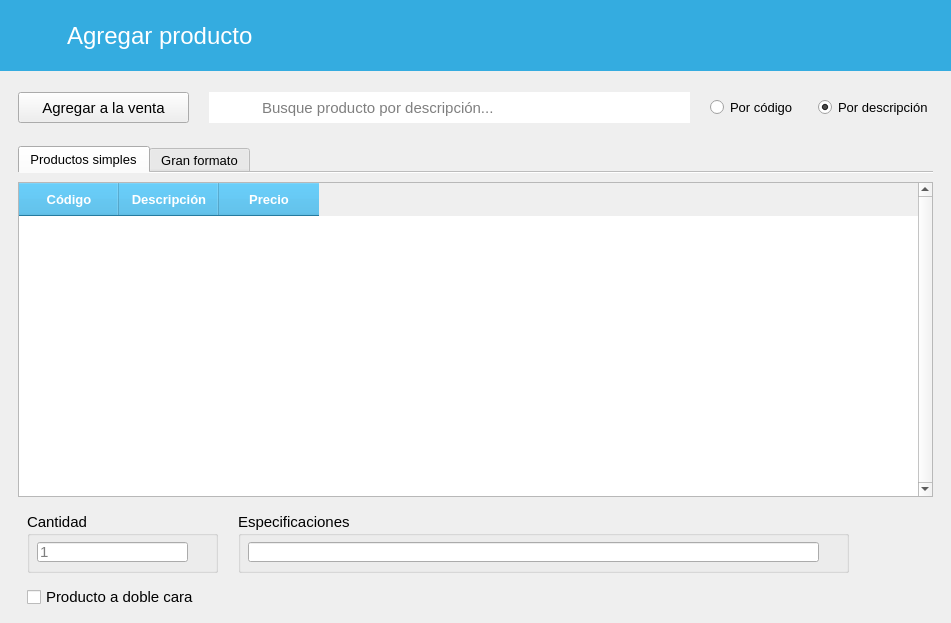
<?xml version="1.0" encoding="UTF-8"?>
<ui version="4.0">
 <class>AgregarProducto</class>
 <widget class="QMainWindow" name="AgregarProducto">
  <property name="windowModality">
   <enum>Qt::ApplicationModal</enum>
  </property>
  <property name="geometry">
   <rect>
    <x>0</x>
    <y>0</y>
    <width>951</width>
    <height>623</height>
   </rect>
  </property>
  <property name="windowTitle">
   <string>MainWindow</string>
  </property>
  <property name="windowIcon">
   <iconset resource="../../resources.qrc">
    <normaloff>:/img/icon.ico</normaloff>:/img/icon.ico</iconset>
  </property>
  <widget class="QWidget" name="centralwidget">
   <layout class="QVBoxLayout" name="verticalLayout_5">
    <property name="leftMargin">
     <number>0</number>
    </property>
    <property name="topMargin">
     <number>0</number>
    </property>
    <property name="rightMargin">
     <number>0</number>
    </property>
    <property name="bottomMargin">
     <number>0</number>
    </property>
    <item>
     <widget class="QFrame" name="frame">
      <property name="sizePolicy">
       <sizepolicy hsizetype="Expanding" vsizetype="Preferred">
        <horstretch>0</horstretch>
        <verstretch>0</verstretch>
       </sizepolicy>
      </property>
      <property name="font">
       <font>
        <family>MS Shell Dlg 2</family>
       </font>
      </property>
      <property name="styleSheet">
       <string notr="true">background-color: rgb(52, 172, 224);</string>
      </property>
      <property name="frameShadow">
       <enum>QFrame::Raised</enum>
      </property>
      <layout class="QVBoxLayout" name="verticalLayout_2">
       <property name="spacing">
        <number>0</number>
       </property>
       <property name="leftMargin">
        <number>0</number>
       </property>
       <property name="topMargin">
        <number>0</number>
       </property>
       <property name="rightMargin">
        <number>0</number>
       </property>
       <property name="bottomMargin">
        <number>0</number>
       </property>
       <item>
        <widget class="QFrame" name="frame_4">
         <property name="sizePolicy">
          <sizepolicy hsizetype="Maximum" vsizetype="Preferred">
           <horstretch>0</horstretch>
           <verstretch>0</verstretch>
          </sizepolicy>
         </property>
         <property name="font">
          <font>
           <family>MS Shell Dlg 2</family>
          </font>
         </property>
         <property name="styleSheet">
          <string notr="true">QFrame { border:none; }
background-color: rgb(52, 172, 224);</string>
         </property>
         <property name="frameShadow">
          <enum>QFrame::Raised</enum>
         </property>
         <layout class="QHBoxLayout" name="horizontalLayout">
          <property name="spacing">
           <number>15</number>
          </property>
          <property name="leftMargin">
           <number>20</number>
          </property>
          <property name="topMargin">
           <number>15</number>
          </property>
          <property name="rightMargin">
           <number>20</number>
          </property>
          <property name="bottomMargin">
           <number>15</number>
          </property>
          <item>
           <widget class="QPushButton" name="btRegresar">
            <property name="cursor">
             <cursorShape>PointingHandCursor</cursorShape>
            </property>
            <property name="styleSheet">
             <string notr="true">QPushButton {
        background-color: transparent;
        border: none;
        padding: 0px;
    }
    QPushButton:hover {
        background-color: rgba(255, 255, 255, 0);
    }
    QPushButton:pressed {
        background-color: rgba(255, 255, 255, 0);
    }</string>
            </property>
            <property name="icon">
             <iconset resource="../../resources.qrc">
              <normaloff>:/img/resources/images/leftarrow.png</normaloff>:/img/resources/images/leftarrow.png</iconset>
            </property>
            <property name="iconSize">
             <size>
              <width>40</width>
              <height>40</height>
             </size>
            </property>
            <property name="flat">
             <bool>true</bool>
            </property>
           </widget>
          </item>
          <item>
           <widget class="QLabel" name="label">
            <property name="minimumSize">
             <size>
              <width>201</width>
              <height>41</height>
             </size>
            </property>
            <property name="font">
             <font>
              <family>MS Shell Dlg 2</family>
              <pointsize>18</pointsize>
             </font>
            </property>
            <property name="styleSheet">
             <string notr="true">color: rgb(255, 255, 255);</string>
            </property>
            <property name="text">
             <string>Agregar producto</string>
            </property>
           </widget>
          </item>
         </layout>
        </widget>
       </item>
      </layout>
     </widget>
    </item>
    <item>
     <widget class="QFrame" name="frame_5">
      <property name="font">
       <font>
        <family>MS Shell Dlg 2</family>
       </font>
      </property>
      <property name="frameShadow">
       <enum>QFrame::Raised</enum>
      </property>
      <layout class="QHBoxLayout" name="horizontalLayout_4">
       <property name="spacing">
        <number>20</number>
       </property>
       <property name="leftMargin">
        <number>18</number>
       </property>
       <property name="topMargin">
        <number>15</number>
       </property>
       <property name="rightMargin">
        <number>18</number>
       </property>
       <property name="bottomMargin">
        <number>8</number>
       </property>
       <item>
        <widget class="QFrame" name="frame_7">
         <property name="font">
          <font>
           <family>MS Shell Dlg 2</family>
          </font>
         </property>
         <property name="frameShadow">
          <enum>QFrame::Raised</enum>
         </property>
         <layout class="QHBoxLayout" name="horizontalLayout_2">
          <property name="spacing">
           <number>0</number>
          </property>
          <property name="leftMargin">
           <number>0</number>
          </property>
          <property name="topMargin">
           <number>0</number>
          </property>
          <property name="rightMargin">
           <number>0</number>
          </property>
          <property name="bottomMargin">
           <number>0</number>
          </property>
          <item>
           <widget class="QPushButton" name="btAgregar">
            <property name="minimumSize">
             <size>
              <width>171</width>
              <height>31</height>
             </size>
            </property>
            <property name="font">
             <font>
              <family>MS Shell Dlg 2</family>
              <pointsize>11</pointsize>
             </font>
            </property>
            <property name="text">
             <string>Agregar a la venta</string>
            </property>
            <property name="icon">
             <iconset resource="../../resources.qrc">
              <normaloff>:/img/resources/images/accept.png</normaloff>:/img/resources/images/accept.png</iconset>
            </property>
           </widget>
          </item>
         </layout>
        </widget>
       </item>
       <item>
        <widget class="QFrame" name="frame_8">
         <property name="sizePolicy">
          <sizepolicy hsizetype="Expanding" vsizetype="Preferred">
           <horstretch>0</horstretch>
           <verstretch>0</verstretch>
          </sizepolicy>
         </property>
         <property name="font">
          <font>
           <family>MS Shell Dlg 2</family>
          </font>
         </property>
         <property name="frameShadow">
          <enum>QFrame::Raised</enum>
         </property>
         <layout class="QHBoxLayout" name="horizontalLayout_3">
          <property name="spacing">
           <number>0</number>
          </property>
          <property name="leftMargin">
           <number>0</number>
          </property>
          <property name="topMargin">
           <number>0</number>
          </property>
          <property name="rightMargin">
           <number>0</number>
          </property>
          <property name="bottomMargin">
           <number>0</number>
          </property>
          <item>
           <widget class="QLabel" name="label_2">
            <property name="minimumSize">
             <size>
              <width>51</width>
              <height>31</height>
             </size>
            </property>
            <property name="maximumSize">
             <size>
              <width>51</width>
              <height>31</height>
             </size>
            </property>
            <property name="font">
             <font>
              <family>MS Shell Dlg 2</family>
             </font>
            </property>
            <property name="styleSheet">
             <string notr="true">image: url(:/img/resources/images/magnifier.png);
background-color: rgb(255, 255, 255);</string>
            </property>
            <property name="text">
             <string/>
            </property>
           </widget>
          </item>
          <item>
           <widget class="QLineEdit" name="searchBar">
            <property name="minimumSize">
             <size>
              <width>0</width>
              <height>31</height>
             </size>
            </property>
            <property name="maximumSize">
             <size>
              <width>16777215</width>
              <height>31</height>
             </size>
            </property>
            <property name="font">
             <font>
              <family>MS Shell Dlg 2</family>
              <pointsize>11</pointsize>
             </font>
            </property>
            <property name="frame">
             <bool>false</bool>
            </property>
            <property name="placeholderText">
             <string>Busque producto por descripción...</string>
            </property>
           </widget>
          </item>
         </layout>
        </widget>
       </item>
       <item alignment="Qt::AlignRight">
        <widget class="QRadioButton" name="btCodigo">
         <property name="font">
          <font>
           <family>MS Shell Dlg 2</family>
           <pointsize>10</pointsize>
          </font>
         </property>
         <property name="text">
          <string>Por código</string>
         </property>
         <property name="checked">
          <bool>false</bool>
         </property>
         <attribute name="buttonGroup">
          <string notr="true">groupFiltro</string>
         </attribute>
        </widget>
       </item>
       <item alignment="Qt::AlignRight">
        <widget class="QRadioButton" name="btDescripcion">
         <property name="font">
          <font>
           <family>MS Shell Dlg 2</family>
           <pointsize>10</pointsize>
          </font>
         </property>
         <property name="text">
          <string>Por descripción</string>
         </property>
         <property name="checked">
          <bool>true</bool>
         </property>
         <attribute name="buttonGroup">
          <string notr="true">groupFiltro</string>
         </attribute>
        </widget>
       </item>
      </layout>
     </widget>
    </item>
    <item>
     <widget class="QFrame" name="frame_2">
      <property name="sizePolicy">
       <sizepolicy hsizetype="Expanding" vsizetype="Expanding">
        <horstretch>0</horstretch>
        <verstretch>0</verstretch>
       </sizepolicy>
      </property>
      <property name="font">
       <font>
        <family>MS Shell Dlg 2</family>
       </font>
      </property>
      <property name="frameShadow">
       <enum>QFrame::Raised</enum>
      </property>
      <layout class="QVBoxLayout" name="verticalLayout_3">
       <property name="spacing">
        <number>0</number>
       </property>
       <property name="leftMargin">
        <number>18</number>
       </property>
       <property name="rightMargin">
        <number>18</number>
       </property>
       <property name="bottomMargin">
        <number>0</number>
       </property>
       <item>
        <widget class="QTabWidget" name="tabWidget">
         <property name="font">
          <font>
           <family>MS Shell Dlg 2</family>
           <pointsize>10</pointsize>
          </font>
         </property>
         <property name="currentIndex">
          <number>0</number>
         </property>
         <property name="documentMode">
          <bool>true</bool>
         </property>
         <widget class="QWidget" name="tab_productos">
          <attribute name="title">
           <string>Productos simples</string>
          </attribute>
          <layout class="QVBoxLayout" name="verticalLayout">
           <property name="leftMargin">
            <number>0</number>
           </property>
           <property name="rightMargin">
            <number>0</number>
           </property>
           <item>
            <widget class="QTableWidget" name="tabla_seleccionar">
             <property name="minimumSize">
              <size>
               <width>0</width>
               <height>301</height>
              </size>
             </property>
             <property name="font">
              <font>
               <pointsize>10</pointsize>
              </font>
             </property>
             <property name="styleSheet">
              <string notr="true">QHeaderView::section {
	font: bold 10pt;
	color: rgb(255, 255, 255);
	background-color: rgb(52, 172, 224);

	padding-top: 7px;
	padding-bottom: 7px;
}

QTableView::item{
  padding: 5px;
}

QTableWidget {
	alternate-background-color: rgb(240, 240, 240);
}

QTableView {
    selection-background-color: rgb(85, 85, 255);
    selection-color: rgb(255, 255, 255);
}
QTableView:active {
    selection-background-color: rgb(85, 85, 255);
    selection-color: rgb(255, 255, 255);
}</string>
             </property>
             <property name="verticalScrollBarPolicy">
              <enum>Qt::ScrollBarAlwaysOn</enum>
             </property>
             <property name="editTriggers">
              <set>QAbstractItemView::NoEditTriggers</set>
             </property>
             <property name="alternatingRowColors">
              <bool>true</bool>
             </property>
             <property name="selectionMode">
              <enum>QAbstractItemView::SingleSelection</enum>
             </property>
             <property name="selectionBehavior">
              <enum>QAbstractItemView::SelectRows</enum>
             </property>
             <property name="showGrid">
              <bool>false</bool>
             </property>
             <property name="gridStyle">
              <enum>Qt::SolidLine</enum>
             </property>
             <attribute name="horizontalHeaderMinimumSectionSize">
              <number>80</number>
             </attribute>
             <attribute name="verticalHeaderVisible">
              <bool>false</bool>
             </attribute>
             <column>
              <property name="text">
               <string>Código</string>
              </property>
             </column>
             <column>
              <property name="text">
               <string>Descripción</string>
              </property>
             </column>
             <column>
              <property name="text">
               <string>Precio</string>
              </property>
             </column>
            </widget>
           </item>
           <item alignment="Qt::AlignBottom">
            <widget class="QFrame" name="frame_3">
             <property name="sizePolicy">
              <sizepolicy hsizetype="Expanding" vsizetype="Expanding">
               <horstretch>0</horstretch>
               <verstretch>0</verstretch>
              </sizepolicy>
             </property>
             <property name="frameShadow">
              <enum>QFrame::Raised</enum>
             </property>
             <layout class="QGridLayout" name="gridLayout">
              <property name="rightMargin">
               <number>0</number>
              </property>
              <property name="bottomMargin">
               <number>5</number>
              </property>
              <property name="horizontalSpacing">
               <number>20</number>
              </property>
              <property name="verticalSpacing">
               <number>12</number>
              </property>
              <item row="0" column="0">
               <widget class="QGroupBox" name="groupBox">
                <property name="sizePolicy">
                 <sizepolicy hsizetype="Fixed" vsizetype="Fixed">
                  <horstretch>0</horstretch>
                  <verstretch>0</verstretch>
                 </sizepolicy>
                </property>
                <property name="minimumSize">
                 <size>
                  <width>191</width>
                  <height>61</height>
                 </size>
                </property>
                <property name="font">
                 <font>
                  <pointsize>11</pointsize>
                 </font>
                </property>
                <property name="title">
                 <string>Cantidad</string>
                </property>
                <widget class="QLineEdit" name="txtCantidad">
                 <property name="geometry">
                  <rect>
                   <x>10</x>
                   <y>30</y>
                   <width>151</width>
                   <height>20</height>
                  </rect>
                 </property>
                 <property name="readOnly">
                  <bool>false</bool>
                 </property>
                 <property name="placeholderText">
                  <string>1</string>
                 </property>
                </widget>
               </widget>
              </item>
              <item row="0" column="1" alignment="Qt::AlignLeft">
               <widget class="QGroupBox" name="groupBox_2">
                <property name="sizePolicy">
                 <sizepolicy hsizetype="Expanding" vsizetype="Expanding">
                  <horstretch>0</horstretch>
                  <verstretch>0</verstretch>
                 </sizepolicy>
                </property>
                <property name="minimumSize">
                 <size>
                  <width>611</width>
                  <height>61</height>
                 </size>
                </property>
                <property name="font">
                 <font>
                  <pointsize>11</pointsize>
                 </font>
                </property>
                <property name="title">
                 <string>Especificaciones</string>
                </property>
                <widget class="QLineEdit" name="txtNotas">
                 <property name="geometry">
                  <rect>
                   <x>10</x>
                   <y>30</y>
                   <width>571</width>
                   <height>20</height>
                  </rect>
                 </property>
                 <property name="sizePolicy">
                  <sizepolicy hsizetype="Expanding" vsizetype="Preferred">
                   <horstretch>0</horstretch>
                   <verstretch>0</verstretch>
                  </sizepolicy>
                 </property>
                 <property name="text">
                  <string/>
                 </property>
                 <property name="readOnly">
                  <bool>false</bool>
                 </property>
                </widget>
               </widget>
              </item>
              <item row="1" column="0">
               <widget class="QCheckBox" name="checkDuplex">
                <property name="font">
                 <font>
                  <pointsize>11</pointsize>
                 </font>
                </property>
                <property name="text">
                 <string>Producto a doble cara</string>
                </property>
               </widget>
              </item>
             </layout>
            </widget>
           </item>
          </layout>
         </widget>
         <widget class="QWidget" name="tab_granformato">
          <attribute name="title">
           <string>Gran formato</string>
          </attribute>
          <layout class="QVBoxLayout" name="verticalLayout_4">
           <property name="leftMargin">
            <number>0</number>
           </property>
           <property name="rightMargin">
            <number>0</number>
           </property>
           <item>
            <widget class="QTableWidget" name="tabla_granformato">
             <property name="minimumSize">
              <size>
               <width>0</width>
               <height>301</height>
              </size>
             </property>
             <property name="font">
              <font>
               <family>MS Shell Dlg 2</family>
               <pointsize>10</pointsize>
              </font>
             </property>
             <property name="styleSheet">
              <string notr="true">QHeaderView::section {
	font: bold 10pt;
	color: rgb(255, 255, 255);
	background-color: rgb(52, 172, 224);

	padding-top: 7px;
	padding-bottom: 7px;
}

QTableView::item{
  padding: 5px;
}

QTableWidget {
	alternate-background-color: rgb(240, 240, 240);
}

QTableView {
    selection-background-color: rgb(85, 85, 255);
    selection-color: rgb(255, 255, 255);
}
QTableView:active {
    selection-background-color: rgb(85, 85, 255);
    selection-color: rgb(255, 255, 255);
}</string>
             </property>
             <property name="verticalScrollBarPolicy">
              <enum>Qt::ScrollBarAlwaysOn</enum>
             </property>
             <property name="editTriggers">
              <set>QAbstractItemView::NoEditTriggers</set>
             </property>
             <property name="alternatingRowColors">
              <bool>true</bool>
             </property>
             <property name="selectionMode">
              <enum>QAbstractItemView::SingleSelection</enum>
             </property>
             <property name="selectionBehavior">
              <enum>QAbstractItemView::SelectRows</enum>
             </property>
             <property name="showGrid">
              <bool>false</bool>
             </property>
             <property name="gridStyle">
              <enum>Qt::SolidLine</enum>
             </property>
             <attribute name="horizontalHeaderMinimumSectionSize">
              <number>80</number>
             </attribute>
             <attribute name="verticalHeaderVisible">
              <bool>false</bool>
             </attribute>
             <column>
              <property name="text">
               <string>Código</string>
              </property>
             </column>
             <column>
              <property name="text">
               <string>Descripción</string>
              </property>
             </column>
             <column>
              <property name="text">
               <string>Ancho mínimo (m)</string>
              </property>
             </column>
             <column>
              <property name="text">
               <string>Alto mínimo (m)</string>
              </property>
             </column>
             <column>
              <property name="text">
               <string>Precio (m²)</string>
              </property>
             </column>
            </widget>
           </item>
           <item alignment="Qt::AlignBottom">
            <widget class="QFrame" name="frame_6">
             <property name="sizePolicy">
              <sizepolicy hsizetype="Expanding" vsizetype="Expanding">
               <horstretch>0</horstretch>
               <verstretch>0</verstretch>
              </sizepolicy>
             </property>
             <property name="font">
              <font>
               <family>MS Shell Dlg 2</family>
              </font>
             </property>
             <property name="frameShadow">
              <enum>QFrame::Raised</enum>
             </property>
             <layout class="QGridLayout" name="gridLayout_2">
              <property name="rightMargin">
               <number>0</number>
              </property>
              <property name="bottomMargin">
               <number>12</number>
              </property>
              <property name="horizontalSpacing">
               <number>20</number>
              </property>
              <item row="0" column="1" alignment="Qt::AlignLeft|Qt::AlignTop">
               <widget class="QGroupBox" name="groupBox_3">
                <property name="sizePolicy">
                 <sizepolicy hsizetype="Expanding" vsizetype="Expanding">
                  <horstretch>0</horstretch>
                  <verstretch>0</verstretch>
                 </sizepolicy>
                </property>
                <property name="minimumSize">
                 <size>
                  <width>611</width>
                  <height>61</height>
                 </size>
                </property>
                <property name="font">
                 <font>
                  <family>MS Shell Dlg 2</family>
                  <pointsize>11</pointsize>
                 </font>
                </property>
                <property name="title">
                 <string>Especificaciones</string>
                </property>
                <widget class="QLineEdit" name="txtNotas_2">
                 <property name="geometry">
                  <rect>
                   <x>10</x>
                   <y>30</y>
                   <width>571</width>
                   <height>20</height>
                  </rect>
                 </property>
                 <property name="sizePolicy">
                  <sizepolicy hsizetype="Expanding" vsizetype="Preferred">
                   <horstretch>0</horstretch>
                   <verstretch>0</verstretch>
                  </sizepolicy>
                 </property>
                 <property name="font">
                  <font>
                   <family>MS Shell Dlg 2</family>
                  </font>
                 </property>
                 <property name="text">
                  <string/>
                 </property>
                 <property name="readOnly">
                  <bool>false</bool>
                 </property>
                </widget>
               </widget>
              </item>
              <item row="0" column="0">
               <widget class="QGroupBox" name="groupBox_4">
                <property name="sizePolicy">
                 <sizepolicy hsizetype="Fixed" vsizetype="Fixed">
                  <horstretch>0</horstretch>
                  <verstretch>0</verstretch>
                 </sizepolicy>
                </property>
                <property name="minimumSize">
                 <size>
                  <width>245</width>
                  <height>89</height>
                 </size>
                </property>
                <property name="font">
                 <font>
                  <family>MS Shell Dlg 2</family>
                  <pointsize>11</pointsize>
                 </font>
                </property>
                <property name="title">
                 <string>Medidas</string>
                </property>
                <layout class="QGridLayout" name="gridLayout_3">
                 <item row="0" column="0">
                  <widget class="QLabel" name="label_3">
                   <property name="font">
                    <font>
                     <family>MS Shell Dlg 2</family>
                    </font>
                   </property>
                   <property name="text">
                    <string>Ancho:</string>
                   </property>
                  </widget>
                 </item>
                 <item row="0" column="1">
                  <widget class="QLineEdit" name="txtAncho">
                   <property name="font">
                    <font>
                     <family>MS Shell Dlg 2</family>
                    </font>
                   </property>
                  </widget>
                 </item>
                 <item row="0" column="2">
                  <widget class="QRadioButton" name="btAnchoCm">
                   <property name="font">
                    <font>
                     <family>MS Shell Dlg 2</family>
                    </font>
                   </property>
                   <property name="text">
                    <string>cm</string>
                   </property>
                   <property name="checked">
                    <bool>false</bool>
                   </property>
                   <property name="autoExclusive">
                    <bool>true</bool>
                   </property>
                   <attribute name="buttonGroup">
                    <string notr="true">buttonGroup</string>
                   </attribute>
                  </widget>
                 </item>
                 <item row="0" column="3">
                  <widget class="QRadioButton" name="btAnchoM">
                   <property name="font">
                    <font>
                     <family>MS Shell Dlg 2</family>
                    </font>
                   </property>
                   <property name="text">
                    <string>m</string>
                   </property>
                   <property name="checked">
                    <bool>true</bool>
                   </property>
                   <property name="autoExclusive">
                    <bool>true</bool>
                   </property>
                   <attribute name="buttonGroup">
                    <string notr="true">buttonGroup</string>
                   </attribute>
                  </widget>
                 </item>
                 <item row="1" column="0">
                  <widget class="QLabel" name="label_4">
                   <property name="font">
                    <font>
                     <family>MS Shell Dlg 2</family>
                    </font>
                   </property>
                   <property name="text">
                    <string>Alto:</string>
                   </property>
                  </widget>
                 </item>
                 <item row="1" column="1">
                  <widget class="QLineEdit" name="txtAlto">
                   <property name="font">
                    <font>
                     <family>MS Shell Dlg 2</family>
                    </font>
                   </property>
                  </widget>
                 </item>
                 <item row="1" column="2">
                  <widget class="QRadioButton" name="btAltoCm">
                   <property name="font">
                    <font>
                     <family>MS Shell Dlg 2</family>
                    </font>
                   </property>
                   <property name="text">
                    <string>cm</string>
                   </property>
                   <property name="checked">
                    <bool>false</bool>
                   </property>
                   <property name="autoExclusive">
                    <bool>true</bool>
                   </property>
                   <attribute name="buttonGroup">
                    <string notr="true">buttonGroup_2</string>
                   </attribute>
                  </widget>
                 </item>
                 <item row="1" column="3">
                  <widget class="QRadioButton" name="btAltoM">
                   <property name="font">
                    <font>
                     <family>MS Shell Dlg 2</family>
                    </font>
                   </property>
                   <property name="text">
                    <string>m</string>
                   </property>
                   <property name="checked">
                    <bool>true</bool>
                   </property>
                   <property name="autoExclusive">
                    <bool>true</bool>
                   </property>
                   <attribute name="buttonGroup">
                    <string notr="true">buttonGroup_2</string>
                   </attribute>
                  </widget>
                 </item>
                </layout>
               </widget>
              </item>
             </layout>
            </widget>
           </item>
          </layout>
         </widget>
        </widget>
       </item>
      </layout>
     </widget>
    </item>
   </layout>
  </widget>
 </widget>
 <resources>
  <include location="../../resources.qrc"/>
 </resources>
 <connections/>
 <buttongroups>
  <buttongroup name="buttonGroup"/>
  <buttongroup name="groupFiltro"/>
  <buttongroup name="buttonGroup_2"/>
 </buttongroups>
</ui>
